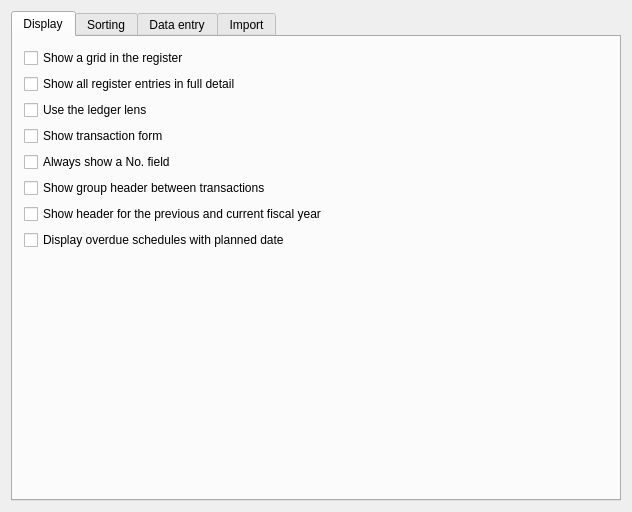
<?xml version="1.0" encoding="UTF-8"?>
<ui version="4.0">
 <class>KSettingsRegister</class>
 <widget class="QWidget" name="KSettingsRegister">
  <property name="geometry">
   <rect>
    <x>0</x>
    <y>0</y>
    <width>632</width>
    <height>512</height>
   </rect>
  </property>
  <property name="windowTitle">
   <string>Register settings</string>
  </property>
  <layout class="QVBoxLayout">
   <item>
    <widget class="QTabWidget" name="tab">
     <property name="currentIndex">
      <number>0</number>
     </property>
     <widget class="QWidget" name="tab1">
      <attribute name="title">
       <string comment="@title The way in which items will be displayed">Display</string>
      </attribute>
      <layout class="QVBoxLayout">
       <item>
        <widget class="QCheckBox" name="kcfg_ShowGrid">
         <property name="text">
          <string>Show a grid in the register</string>
         </property>
         <property name="shortcut">
          <string/>
         </property>
        </widget>
       </item>
       <item>
        <widget class="QCheckBox" name="kcfg_ShowRegisterDetailed">
         <property name="text">
          <string>Show all register entries in full detail</string>
         </property>
         <property name="shortcut">
          <string/>
         </property>
        </widget>
       </item>
       <item>
        <widget class="QCheckBox" name="kcfg_LedgerLens">
         <property name="whatsThis">
          <string>Using the ledger lens shows the details for the transaction that has focus in the ledger. Usually, when using the transaction form, only a one line summary is displayed for each transaction as the details are shown in the form.</string>
         </property>
         <property name="text">
          <string>Use the ledger lens</string>
         </property>
         <property name="shortcut">
          <string/>
         </property>
        </widget>
       </item>
       <item>
        <widget class="QCheckBox" name="kcfg_TransactionForm">
         <property name="text">
          <string>Show transaction form</string>
         </property>
        </widget>
       </item>
       <item>
        <widget class="QCheckBox" name="kcfg_AlwaysShowNrField">
         <property name="text">
          <string>Always show a No. field</string>
         </property>
         <property name="shortcut">
          <string/>
         </property>
        </widget>
       </item>
       <item>
        <widget class="QCheckBox" name="kcfg_ShowFancyMarker">
         <property name="whatsThis">
          <string>Draws a larger header above each group of transactions. The grouping depends on the current sort order.</string>
         </property>
         <property name="text">
          <string>Show group header between transactions</string>
         </property>
         <property name="shortcut">
          <string/>
         </property>
        </widget>
       </item>
       <item>
        <widget class="QCheckBox" name="kcfg_ShowFiscalMarker">
         <property name="text">
          <string>Show header for the previous and current fiscal year</string>
         </property>
        </widget>
       </item>
       <item>
        <widget class="QCheckBox" name="kcfg_ShowPlannedScheduleDates">
         <property name="whatsThis">
          <string>If a planned transaction is overdue, today's date is used by default as the posting date. With this option, the originally planned date is used instead.</string>
         </property>
         <property name="text">
          <string>Display overdue schedules with planned date</string>
         </property>
        </widget>
       </item>
       <item>
        <spacer name="spacer6">
         <property name="orientation">
          <enum>Qt::Vertical</enum>
         </property>
         <property name="sizeType">
          <enum>QSizePolicy::Expanding</enum>
         </property>
         <property name="sizeHint" stdset="0">
          <size>
           <width>20</width>
           <height>40</height>
          </size>
         </property>
        </spacer>
       </item>
      </layout>
     </widget>
     <widget class="QWidget" name="sorting">
      <attribute name="title">
       <string>Sorting</string>
      </attribute>
      <layout class="QVBoxLayout">
       <item>
        <widget class="QTabWidget" name="tabWidget3">
         <widget class="QWidget" name="tab3">
          <attribute name="title">
           <string>Normal view</string>
          </attribute>
          <layout class="QHBoxLayout">
           <item>
            <widget class="KLineEdit" name="kcfg_sortNormalView"/>
           </item>
           <item>
            <widget class="TransactionSortOption" name="m_sortNormalView" native="true"/>
           </item>
          </layout>
         </widget>
         <widget class="QWidget" name="tab4">
          <attribute name="title">
           <string>Reconciliation view</string>
          </attribute>
          <layout class="QHBoxLayout">
           <item>
            <widget class="KLineEdit" name="kcfg_sortReconcileView"/>
           </item>
           <item>
            <widget class="TransactionSortOption" name="m_sortReconcileView" native="true"/>
           </item>
          </layout>
         </widget>
         <widget class="QWidget" name="TabPage">
          <attribute name="title">
           <string>Search view</string>
          </attribute>
          <layout class="QHBoxLayout">
           <item>
            <widget class="KLineEdit" name="kcfg_sortSearchView"/>
           </item>
           <item>
            <widget class="TransactionSortOption" name="m_sortSearchView" native="true"/>
           </item>
          </layout>
         </widget>
        </widget>
       </item>
       <item>
        <widget class="QLabel" name="qLabel2">
         <property name="text">
          <string>Use the &lt;i&gt;left&lt;/i&gt; and &lt;i&gt;right&lt;/i&gt; buttons to add and remove sort options. Use the &lt;i&gt;up&lt;/i&gt; and &lt;i&gt;down&lt;/i&gt; buttons to modify the sort order. Double-Click a selected entry to toggle the sort order between &lt;i&gt;ascending&lt;/i&gt; and &lt;i&gt;descending&lt;/i&gt;.</string>
         </property>
         <property name="wordWrap">
          <bool>true</bool>
         </property>
        </widget>
       </item>
      </layout>
     </widget>
     <widget class="QWidget" name="TabPage1">
      <attribute name="title">
       <string>Data entry</string>
      </attribute>
      <layout class="QVBoxLayout" name="verticalLayout_2">
       <item>
        <widget class="QCheckBox" name="kcfg_CopyTypeToNr">
         <property name="text">
          <string>Insert transaction type into No. field for new transactions</string>
         </property>
        </widget>
       </item>
       <item>
        <widget class="QCheckBox" name="kcfg_AutoIncCheckNumber">
         <property name="text">
          <string>Auto increment check number</string>
         </property>
         <property name="shortcut">
          <string/>
         </property>
        </widget>
       </item>
       <item>
        <widget class="QCheckBox" name="kcfg_FocusChangeIsEnter">
         <property name="text">
          <string>Keep changes when selecting a different transaction/split</string>
         </property>
        </widget>
       </item>
       <item>
        <widget class="QCheckBox" name="kcfg_EnterMovesBetweenFields">
         <property name="text">
          <string>Use Enter to move between fields</string>
         </property>
         <property name="shortcut">
          <string/>
         </property>
        </widget>
       </item>
       <item>
        <widget class="QCheckBox" name="kcfg_stringMatchFromStart">
         <property name="whatsThis">
          <string>Mark this option, if you always want to match names e.g. for payees from the start. If unset, any substring is matched.</string>
         </property>
         <property name="text">
          <string>Match names from start</string>
         </property>
        </widget>
       </item>
       <item>
        <widget class="QCheckBox" name="kcfg_AutoReconciliation">
         <property name="whatsThis">
          <string>After entering the reconciliation data automatically detect the transactions that match that data (in some cases it might be not possible to do that).</string>
         </property>
         <property name="text">
          <string>Automatic reconciliation</string>
         </property>
         <property name="shortcut">
          <string/>
         </property>
        </widget>
       </item>
       <item>
        <layout class="QGridLayout" name="gridLayout">
         <item row="0" column="0">
          <widget class="QLabel" name="textLabel2_1">
           <property name="text">
            <string>Initial cursor position within the date field</string>
           </property>
          </widget>
         </item>
         <item row="0" column="1">
          <widget class="QComboBox" name="kcfg_initialDateFieldCursorPosition">
           <item>
            <property name="text">
             <string>Day</string>
            </property>
           </item>
           <item>
            <property name="text">
             <string>Month</string>
            </property>
           </item>
           <item>
            <property name="text">
             <string>Year</string>
            </property>
           </item>
          </widget>
         </item>
         <item row="0" column="2">
          <spacer name="spacer16">
           <property name="orientation">
            <enum>Qt::Horizontal</enum>
           </property>
           <property name="sizeType">
            <enum>QSizePolicy::Expanding</enum>
           </property>
           <property name="sizeHint" stdset="0">
            <size>
             <width>31</width>
             <height>20</height>
            </size>
           </property>
          </spacer>
         </item>
         <item row="1" column="0">
          <widget class="QLabel" name="textLabel2_2">
           <property name="text">
            <string>Default reconciliation state</string>
           </property>
           <property name="wordWrap">
            <bool>false</bool>
           </property>
          </widget>
         </item>
         <item row="1" column="1">
          <widget class="KComboBox" name="kcfg_defaultReconciliationState">
           <property name="toolTip">
            <string>Default reconciliation state for transactions entered during reconciliation of an account</string>
           </property>
           <item>
            <property name="text">
             <string>Not reconciled</string>
            </property>
           </item>
           <item>
            <property name="text">
             <string comment="@item reconciliation status">Cleared</string>
            </property>
           </item>
           <item>
            <property name="text">
             <string>Reconciled</string>
            </property>
           </item>
          </widget>
         </item>
         <item row="1" column="2">
          <spacer name="spacer15">
           <property name="orientation">
            <enum>Qt::Horizontal</enum>
           </property>
           <property name="sizeType">
            <enum>QSizePolicy::Expanding</enum>
           </property>
           <property name="sizeHint" stdset="0">
            <size>
             <width>31</width>
             <height>20</height>
            </size>
           </property>
          </spacer>
         </item>
        </layout>
       </item>
       <item>
        <widget class="QGroupBox" name="kcfg_AutoFillTransaction">
         <property name="title">
          <string>Autofill</string>
         </property>
         <property name="selectedId" stdset="0">
          <number>-1</number>
         </property>
         <layout class="QVBoxLayout" name="verticalLayout">
          <item>
           <widget class="QRadioButton" name="radioButton1">
            <property name="whatsThis">
             <string>Do not auto-fill transaction data at all.</string>
            </property>
            <property name="text">
             <string>No Autofill</string>
            </property>
           </widget>
          </item>
          <item>
           <widget class="QRadioButton" name="radioButton2">
            <property name="whatsThis">
             <string>Collect all transactions for the given payee. Treat all transactions that refer to the same category and have an amount with +/- X % as identical. If more than one transaction is found, a list of them is presented to the user.

Selecting 0% will list all transactions.</string>
            </property>
            <property name="text">
             <string>Same transaction if amount differs less than percentage set below</string>
            </property>
            <property name="shortcut">
             <string/>
            </property>
            <property name="checked">
             <bool>true</bool>
            </property>
           </widget>
          </item>
          <item>
           <widget class="QRadioButton" name="radioButton3">
            <property name="whatsThis">
             <string>The data of the last transaction assigned to the category used most often for this payee is autofilled into the transaction editor.</string>
            </property>
            <property name="text">
             <string>With previously most often used transaction for the payee</string>
            </property>
           </widget>
          </item>
         </layout>
        </widget>
       </item>
       <item>
        <widget class="QWidget" name="percentageWidget" native="true">
         <layout class="QHBoxLayout" name="horizontalLayout">
          <property name="leftMargin">
           <number>0</number>
          </property>
          <property name="rightMargin">
           <number>0</number>
          </property>
          <item>
           <widget class="QLabel" name="label">
            <property name="text">
             <string>Same transaction if amount differs less than </string>
            </property>
           </widget>
          </item>
          <item>
           <widget class="QSpinBox" name="kcfg_AutoFillDifference">
            <property name="whatsThis">
             <string>Two transactions are usually treated identical for autofill, if they refer the same accounts. They are treated as different transactions though, when their amount varies by more than the percentage given here.</string>
            </property>
            <property name="suffix">
             <string>%</string>
            </property>
            <property name="maximum">
             <number>100</number>
            </property>
            <property name="value">
             <number>10</number>
            </property>
           </widget>
          </item>
          <item>
           <spacer name="horizontalSpacer">
            <property name="orientation">
             <enum>Qt::Horizontal</enum>
            </property>
            <property name="sizeHint" stdset="0">
             <size>
              <width>40</width>
              <height>20</height>
             </size>
            </property>
           </spacer>
          </item>
         </layout>
        </widget>
       </item>
       <item>
        <widget class="QCheckBox" name="kcfg_AutoFillUseMemos">
         <property name="whatsThis">
          <string>If this option is checked the memos from the previous transaction will be used otherwise the memos will not be considered when the transaction is autofilled.</string>
         </property>
         <property name="text">
          <string>Use memos from previous transaction</string>
         </property>
         <property name="shortcut">
          <string/>
         </property>
        </widget>
       </item>
       <item>
        <spacer name="spacer4">
         <property name="orientation">
          <enum>Qt::Vertical</enum>
         </property>
         <property name="sizeType">
          <enum>QSizePolicy::Expanding</enum>
         </property>
         <property name="sizeHint" stdset="0">
          <size>
           <width>20</width>
           <height>20</height>
          </size>
         </property>
        </spacer>
       </item>
      </layout>
     </widget>
     <widget class="QWidget" name="TabPage2">
      <attribute name="title">
       <string>Import</string>
      </attribute>
      <layout class="QVBoxLayout">
       <item>
        <layout class="QHBoxLayout">
         <item>
          <widget class="QLabel" name="textLabel1_2">
           <property name="text">
            <string>Match transactions within days</string>
           </property>
           <property name="wordWrap">
            <bool>false</bool>
           </property>
          </widget>
         </item>
         <item>
          <widget class="QSpinBox" name="kcfg_matchInterval">
           <property name="whatsThis">
            <string>Search for matching transactions within the range of the posting date of the imported transaction +/- the number of given days.</string>
           </property>
           <property name="buttonSymbols">
            <enum>QAbstractSpinBox::UpDownArrows</enum>
           </property>
           <property name="minimum">
            <number>0</number>
           </property>
           <property name="maximum">
            <number>99</number>
           </property>
           <property name="value">
            <number>4</number>
           </property>
          </widget>
         </item>
         <item>
          <spacer name="spacer13">
           <property name="orientation">
            <enum>Qt::Horizontal</enum>
           </property>
           <property name="sizeType">
            <enum>QSizePolicy::Expanding</enum>
           </property>
           <property name="sizeHint" stdset="0">
            <size>
             <width>61</width>
             <height>20</height>
            </size>
           </property>
          </spacer>
         </item>
        </layout>
       </item>
       <item>
        <widget class="QCheckBox" name="kcfg_askForPayeeCategory">
         <property name="whatsThis">
          <string>Whenever a new payee is detected during import of a statement, the user will be asked to assign a default category for this user when this option is selected.</string>
         </property>
         <property name="text">
          <string>Ask for a new payee's default category</string>
         </property>
         <property name="shortcut">
          <string/>
         </property>
        </widget>
       </item>
       <item>
        <spacer name="spacer14">
         <property name="orientation">
          <enum>Qt::Vertical</enum>
         </property>
         <property name="sizeType">
          <enum>QSizePolicy::Expanding</enum>
         </property>
         <property name="sizeHint" stdset="0">
          <size>
           <width>20</width>
           <height>60</height>
          </size>
         </property>
        </spacer>
       </item>
      </layout>
     </widget>
    </widget>
   </item>
  </layout>
 </widget>
 <layoutdefault spacing="6" margin="11"/>
 <customwidgets>
  <customwidget>
   <class>KLineEdit</class>
   <extends>QLineEdit</extends>
   <header>klineedit.h</header>
  </customwidget>
  <customwidget>
   <class>KComboBox</class>
   <extends>QComboBox</extends>
   <header>kcombobox.h</header>
  </customwidget>
  <customwidget>
   <class>TransactionSortOption</class>
   <extends>QWidget</extends>
   <header>transactionsortoption.h</header>
  </customwidget>
 </customwidgets>
 <resources/>
 <connections>
  <connection>
   <sender>radioButton2</sender>
   <signal>toggled(bool)</signal>
   <receiver>percentageWidget</receiver>
   <slot>setEnabled(bool)</slot>
   <hints>
    <hint type="sourcelabel">
     <x>147</x>
     <y>323</y>
    </hint>
    <hint type="destinationlabel">
     <x>171</x>
     <y>378</y>
    </hint>
   </hints>
  </connection>
 </connections>
</ui>
